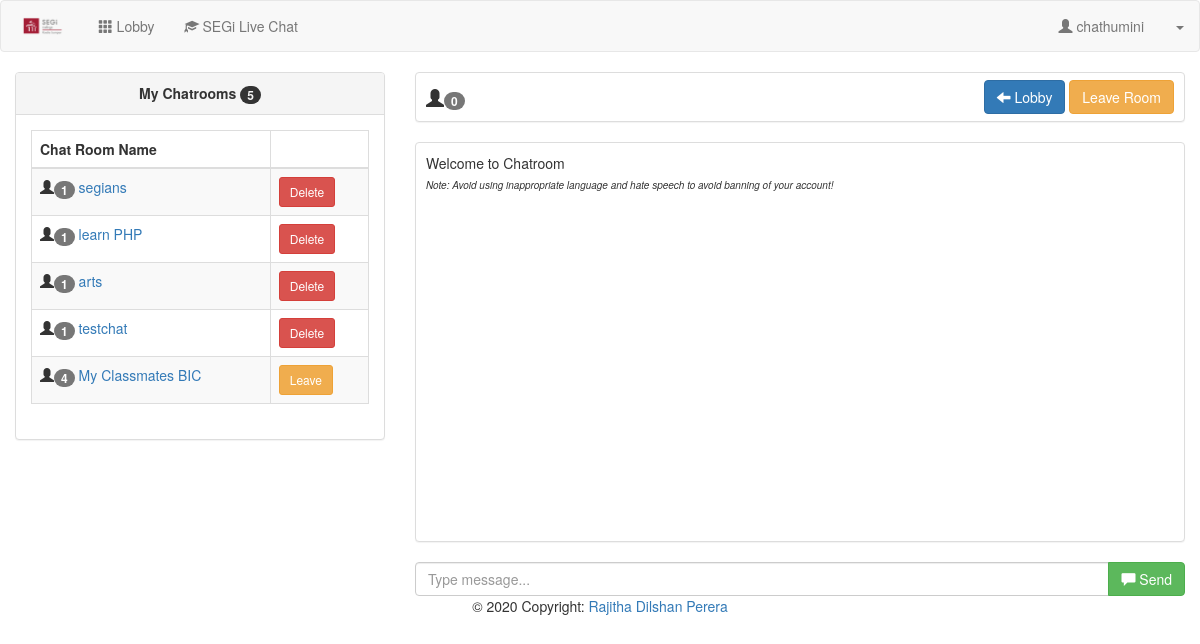
The app's page /user/chatroom.php (signed in) with its own data.
### tables this page shows
CREATE TABLE `user` (
  `userid` int(11) NOT NULL,
  `username` varchar(30) NOT NULL,
  `password` varchar(150) NOT NULL,
  `uname` varchar(60) NOT NULL,
  `photo` varchar(200) NOT NULL,
  `access` int(1) NOT NULL
);

CREATE TABLE `chat_member` (
  `chat_memberid` int(11) NOT NULL,
  `chatroomid` int(11) NOT NULL,
  `userid` int(11) NOT NULL
);

CREATE TABLE `chatroom` (
  `chatroomid` int(11) NOT NULL,
  `chat_name` varchar(60) NOT NULL,
  `date_created` datetime NOT NULL,
  `chat_password` varchar(30) NOT NULL,
  `userid` int(11) NOT NULL
);

### user/session.php (called while the page is built, shortened)
<?php
	include('../conn.php');
	$sq=mysqli_query($conn,"select * from `user` where userid='".$_SESSION['id']."'");
	$srow=mysqli_fetch_array($sq);
	$user=$srow['username'];
?>

### user/navbar.php (shortened to what this page needs)
<nav class="navbar navbar-default">
    <div class="container-fluid">
		<div class="navbar-header">
			<a class="navbar-brand" href="https://www.segikl.edu.my" target="_blank"> <img alt="SEGi" src="Segi.png" style="height:100%;"></a>
		</div>
		<ul class="nav navbar-nav">
			<li><a href="index.php"><span class="glyphicon glyphicon-th"></span> Lobby</a></li>
			<li><a><i class="glyphicon glyphicon-education"></i> SEGi Live Chat</a></li>
		</ul>
		<ul class="nav navbar-nav navbar-right">
			<li><a href="#account" data-toggle="modal"><span class="glyphicon glyphicon-user"></span> <?php echo $user; ?></a></li>
			<li class="dropdown">
				<a class="dropdown-toggle" data-toggle="dropdown" href="#"><span class="caret"></span></a>
			</li>
		</ul>
    </div>
</nav>

### user/mychat.php
<div class="col-lg-4">
	<div class="panel panel-default">
	<?php
		$me=mysqli_query($conn,"select * from chat_member left join chatroom on chatroom.chatroomid=chat_member.chatroomid where chat_member.userid='".$_SESSION['id']."' order by chatroom.date_created desc");
		$numme=mysqli_num_rows($me);
	?>
		<div class="panel-heading"><center><strong>My Chatrooms <span class="badge"><?php echo $numme; ?></span></strong></center></div>
		<div class="panel-body">
		<table width="100%" class="table table-striped table-bordered table-hover" id="myChatRoom">
			<thead>
			<th>Chat Room Name</th>
			<th></th>
			</thead>
			<tbody>
			<?php
				$my=mysqli_query($conn,"select * from chat_member left join chatroom on chatroom.chatroomid=chat_member.chatroomid where chat_member.userid='".$_SESSION['id']."' order by chatroom.date_created desc");
					while($myrow=mysqli_fetch_array($my)){
						$nq=mysqli_query($conn,"select * from chat_member where chatroomid='".$myrow['chatroomid']."'");
						?>
						<tr>
							<td><span class="glyphicon glyphicon-user"></span><span class="badge"><?php echo mysqli_num_rows($nq); ?></span> <a href="chatroom.php?id=<?php echo $myrow['chatroomid']; ?>"><?php echo $myrow['chat_name']; ?></a></td>
							<td>
								<?php
									$memb=mysqli_query($conn,"select * from chatroom where userid='".$_SESSION['id']."' and chatroomid='".$myrow['chatroomid']."'");
									if (mysqli_num_rows($memb)>0){
										?>
										<button type="button" class="btn btn-danger btn-sm delete2" value="<?php echo $myrow['chatroomid']; ?>">Delete</button>
										<?php
									}
									else{
										?>
										<button type="button" class="btn btn-warning btn-sm leave2" value="<?php echo $myrow['chatroomid']; ?>">Leave</button>
										<?php
									}
								?>
							</td>
						</tr>
						<?php
					}
			?>
			</tbody>
		</table>
		</div>
	</div>
</div>

### records on screen
user: username "chathumini"
chat_member: mysqli_num_rows($nq) "1", chatroomid.chat_name "segians"
chat_member: mysqli_num_rows($nq) "1", chatroomid.chat_name "learn PHP"
chat_member: mysqli_num_rows($nq) "1", chatroomid.chat_name "arts"
chat_member: mysqli_num_rows($nq) "1", chatroomid.chat_name "testchat"
chat_member: mysqli_num_rows($nq) "4", chatroomid.chat_name "My Classmates BIC"

### other values on screen
$numme "5"
mysqli_num_rows($cmem) "0"
